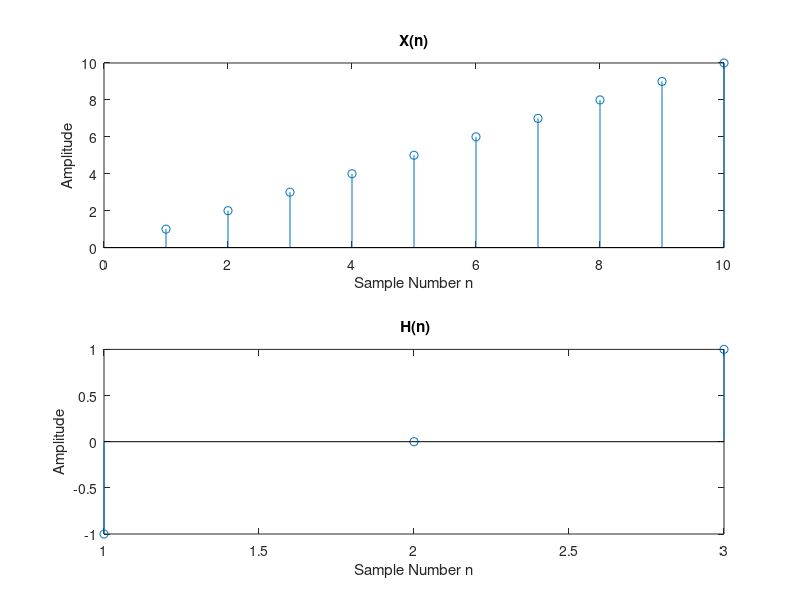

MATLAB code for this plot: (Note: this script raises an error after producing the figure.)
clc;
clear all;
n = 0:1:10;
x= [1 2 3 4 5 6 7 8 9 10];
h= [-1 0 1];
L= 5
M=length(h);

subplot (2,1,1);
stem(x);
xlabel ('Sample Number n');
ylabel ('Amplitude');
title('X(n)');

subplot (2,1,2);
stem(h);
xlabel ('Sample Number n');
ylabel ('Amplitude');
title(' H(n)');

Lx=length(x);
r=rem(Lx,L);
x1=[x,zeros(1,L-r)];
nr=(length(x1))/L;
h1=[h,zeros(1,L-1)];
for k = 1:nr
    f (k,:) = x1 ((k-1)*L+1 : k*L )
    if k == 1
        f1(k ,:) = [(zeros (1,(M-1))) , f(k,:)]
    else 
        f1 (k,:) = [(f(k-1 , L-M+2:L)) , f(k,:)]
    end
    f2(k,:) = cconv ( f1(k,:) , h1, 5)
   
end
y2=f2(:,M:(L+M-1))
y1=y2';
y=y1(:)';
figure (2)
stem (y)
stem(y);
